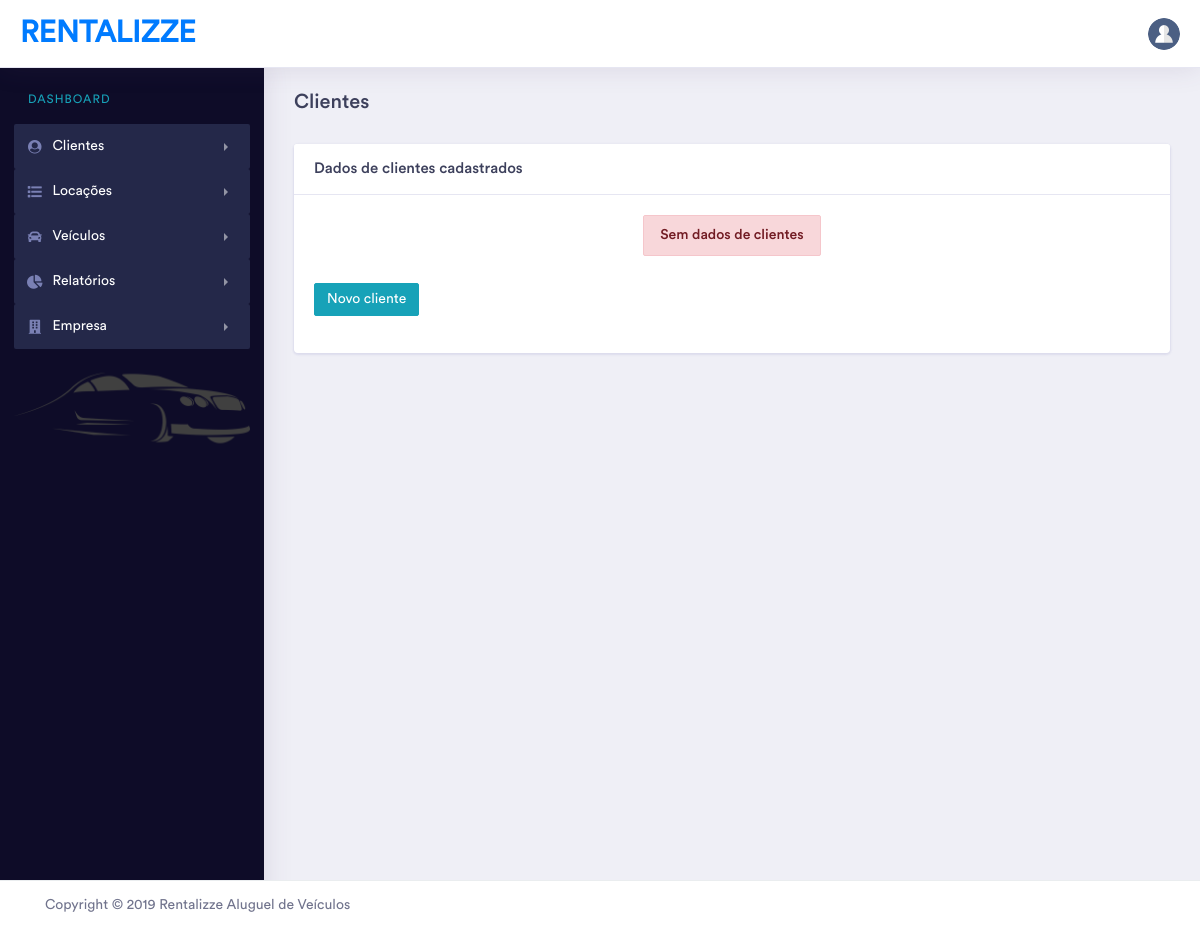
Before: /listar_clientes/ (signed in) with the older database file.
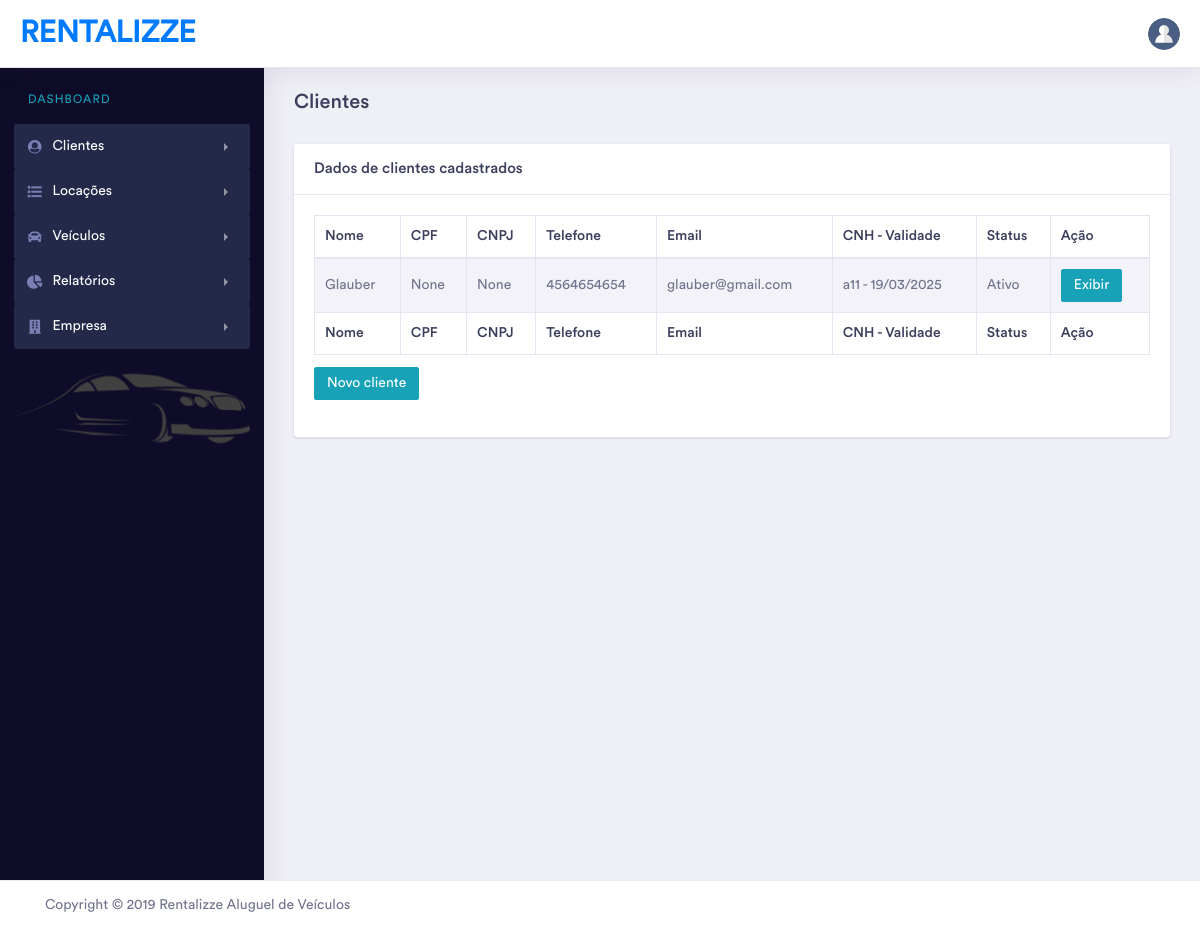
After: the same page with the newer database file.
### sistema/models.py (models this page shows, shortened)
class Cliente(models.Model):
    STATUS_CHOICES = (('Ativo', 'Ativo'), ('Inativo', 'Inativo'))
    nome_cliente = models.CharField(max_length=200)
    cpf_cliente = models.CharField(max_length=14, unique=True, null=True, blank=True)
    telefone_cliente = models.CharField(max_length=20)
    email_cliente = models.CharField(max_length=120)
    rg_cliente = models.CharField(max_length=50)
    cnpj_cliente = models.CharField(max_length=50, unique=True, blank=True, null=True)
    cnh_cliente = models.CharField(max_length=100)
    validade_cnh = models.DateField(max_length=50)
    criado_em = models.DateTimeField(auto_now=True)
    rua = models.CharField(max_length=200)
    numero = models.IntegerField()
    complemento = models.CharField(max_length=200, default='SEM', blank=True)
    cep = models.CharField(max_length=10)
    bairro = models.CharField(max_length=200)
    estado = models.CharField(max_length=2)
    cidade = models.CharField(max_length=200)
    modificado_em = models.DateTimeField(auto_now_add=True)
    status = models.CharField(max_length=7, choices=STATUS_CHOICES)

### sistema/views.py (the view)
# urls.py: path('listar_clientes/', views.listar_clientes, name='listar_clientes'),
@login_required
def listar_clientes(request):
    dados = Cliente.objects.all().order_by('-criado_em')
    return render(request, 'sistema/listar_clientes.html', {'dados':dados})

### templates/sistema/listar_clientes.html (shortened to what this page needs)
{% extends 'sistema/base.html' %}
{% load tags %}
{% block conteudo_janela %}
    <div class="row">
        <div class="col-xl-12 col-lg-12 col-md-12 col-sm-12 col-12">
            <div class="page-header">
                <h3 class="mb-2">Clientes</h3>
            </div>
        </div>
    </div>
    <div class="row">
        <div class="col-xl-12 col-lg-12 col-md-12 col-sm-12 col-12">
            <div class="card">
                <div class="card-header">
                    <h5 class="mb-0">Dados de clientes cadastrados</h5>
                </div>
                <div class="card-body">
                    <div class="table-responsive">
                        {% if dados %}
                            <table id="dataTable" class="table table-striped table-bordered second" style="width:100%">
                                <thead>
                                <tr>
                                    <th>Nome</th>
                                    <th>CPF</th>
                                    <th>CNPJ</th>
                                    <th>Telefone</th>
                                    <th>Email</th>
                                    <th>CNH - Validade</th>
                                    <th>Status</th>
                                    <th>Ação</th>
                                </tr>
                                </thead>
                                <tbody>
                                {% for dado in dados %}
                                    <tr>
                                        <td>{{ dado.nome_cliente }}</td>
                                        <td>{{ dado.cpf_cliente }}</td>
                                        <td>{{ dado.cnpj_cliente }}</td>
                                        <td>{{ dado.telefone_cliente }}</td>
                                        <td>{{ dado.email_cliente }}</td>
                                        <td>{{ dado.cnh_cliente }} - {{ dado.validade_cnh | date:'d/m/Y' }}</td>
                                        <td>{{ dado.status }}</td>
                                        <td><a href="#" data-toggle="modal" data-target="#exibirModal{{ dado.id }}" class="btn btn-primary btn-sm">Exibir</a></td>
                                    </tr>
                                {% endfor %}
                                </tbody>
                                <tfoot>
                                <tr>
                                    <th>Nome</th>
                                    <th>CPF</th>
                                    <th>CNPJ</th>
                                    <th>Telefone</th>
                                    <th>Email</th>
                                    <th>CNH - Validade</th>
                                    <th>Status</th>
                                    <th>Ação</th>
                                </tr>
                                </tfoot>
                            </table>
                        {% else %}
                            <div class="text-center">
                                <h3 class="alert-danger btn">Sem dados de clientes</h3>
                            </div>
                        {% endif %}
                    </div>
                    <div class="form-group row text-left">
                        <div class="col col-sm-10 col-lg-9 offset-sm-1 offset-lg-0">
                            <a href="{% url 'cadastrar_cliente' %}" class="btn btn-space btn-primary btn-sm">Novo cliente</a>
                        </div>
                    </div>
                </div>
            </div>
        </div>
    </div>
{% endblock %}

Changed rows visible on the page:
added Cliente: nome_cliente "Glauber", cpf_cliente "None", cnpj_cliente "None", telefone_cliente "4564654654", email_cliente "glauber@gmail.com", cnh_cliente "a11", validade_cnh "19/03/2025", status "Ativo"
Other visible differences:
text no longer shown: "Sem dados de clientes"
text now shown: "Nome CPF CNPJ Telefone Email CNH - Validade Status Ação Nome CPF CNPJ Telefone Email CNH - Validade Status Ação"
